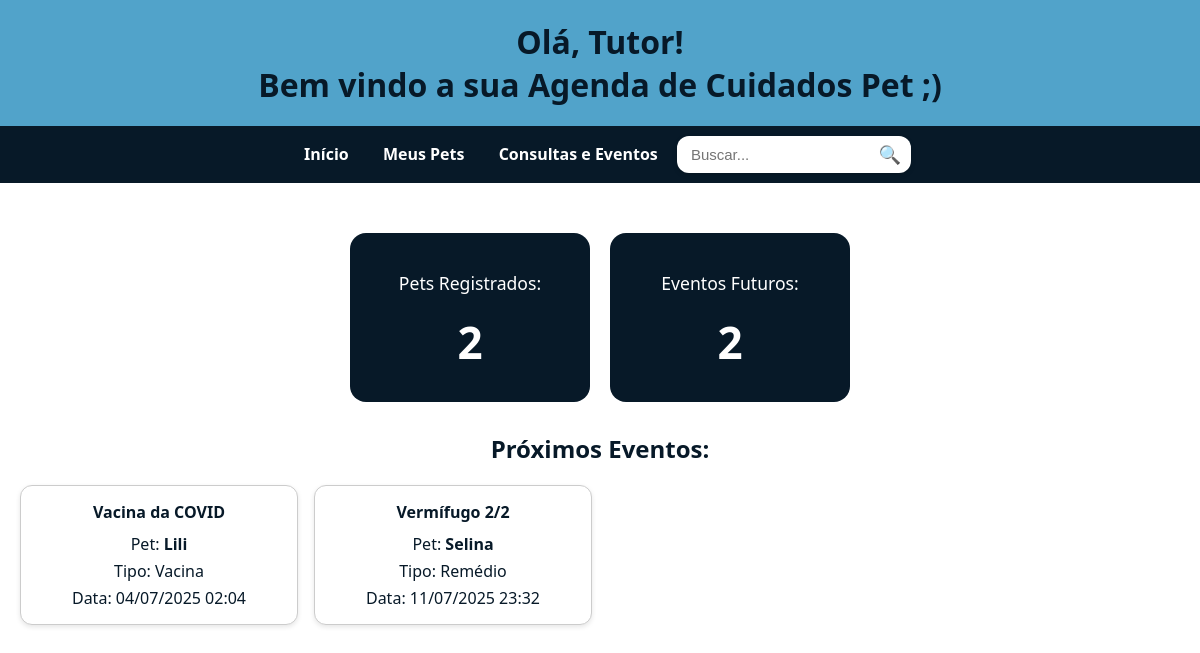
/, run on an earlier commit of the app's database.
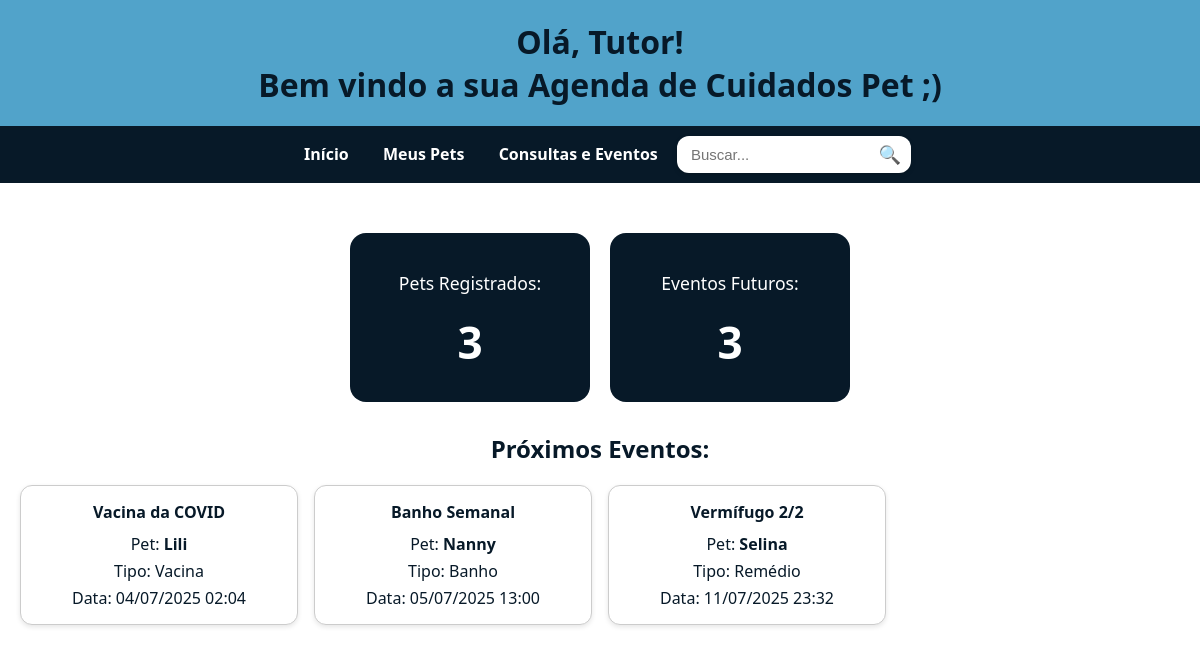
And on a later commit of the database.
### agenda/models.py (models this page shows, shortened)
class Evento(models.Model):
    TIPOS = [
        ('banho', 'Banho'),
        ('vacina', 'Vacina'),
        ('consulta', 'Consulta'),
        ('remedio', 'Remédio'),
    ]
    nome = models.CharField(max_length=100, blank=True)
    pet = models.ForeignKey(Pet, on_delete=models.CASCADE, related_name='eventos')
    tipo = models.CharField(max_length=20, choices=TIPOS)
    data = models.DateTimeField()

class Pet(models.Model):
    nome = models.CharField(max_length=100)
    idade = models.PositiveIntegerField()
    especie = models.CharField(max_length=50)
    foto = models.ImageField(upload_to='pets/')

### agenda/views.py (the view)
# urls.py: path('', views.home, name='home'),
def home(request):
    eventos = Evento.objects.filter(data__gte=date.today()).order_by('data')
    pets = Pet.objects.all()
    return render(request, 'agenda/home.html', {
        'eventos': eventos,
        'pets': pets,
    })

### agenda/templates/agenda/home.html
{% extends 'agenda/base.html' %}
{% block content %}
<div class="cards">
    <div class="card">
        <p>Pets Registrados:</p>
        <h2>{{ pets|length }}</h2>
    </div>
    <div class="card">
        <p>Eventos Futuros:</p>
        <h2>{{ eventos|length }}</h2>
    </div>
</div>
<h2>Próximos Eventos:</h2>
{% if eventos %}
  <div style="display: grid; grid-template-columns: repeat(auto-fill, minmax(250px, 1fr)); gap: 1rem; margin-top: 1rem;">
    {% for evento in eventos %}
      <div style="border: 1px solid #ccc; border-radius: 12px; padding: 15px 15px 10px 15px; box-shadow: 0 2px 5px rgba(0,0,0,0.1); background-color: #fff;">
        <h4 style="margin: 0 0 10px 0;">{{ evento.nome }}</h4>
        <p style="margin: 0;">Pet: <strong>{{ evento.pet.nome }}</strong></p>
        <p style="margin: 5px 0;">Tipo: {{ evento.get_tipo_display }}</p>
        <p style="margin: 5px 0;">Data: {{ evento.data|date:"d/m/Y H:i" }}</p>
      </div>
    {% endfor %}
  </div>
{% else %}
  <p>Sem eventos futuros cadastrados.</p>
{% endif %}
{% endblock %}

What changed in the data, as far as the page shows it:
added Evento: nome "Banho Semanal", pet.nome "Nanny", tipo "Banho", data "05/07/2025 13:00"
Also different on the page:
{{ pets|length }}: "2" → "3"
{{ eventos|length }}: "2" → "3"
